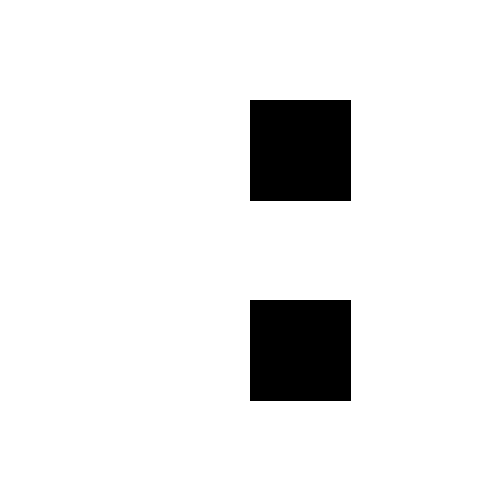
Frame 1 (no input)
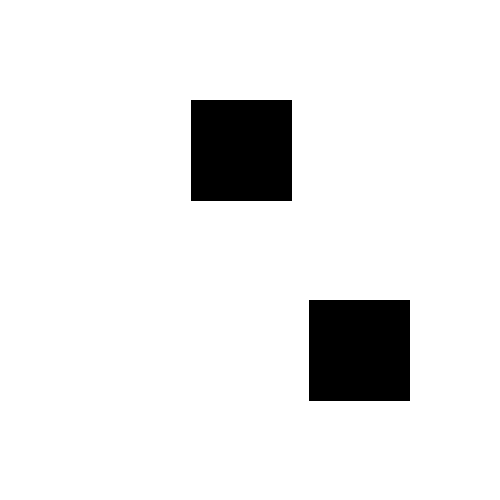
Frame 60 (the mouse pressed at the canvas centre just before this capture)
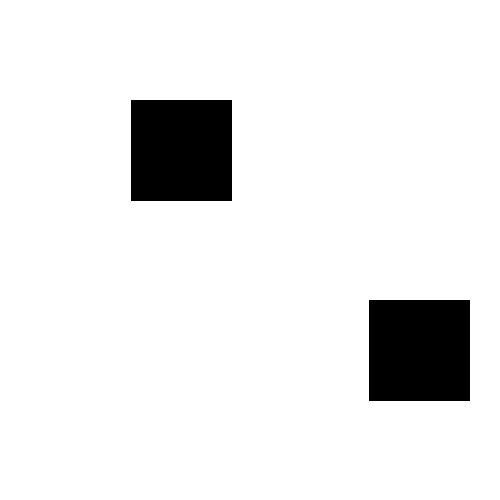
Frame 120 (the mouse held since frame 60 and released just before this capture)

The Processing sketch that drew these frames (run headless with seeded random() and noise(); from frame 60 on, the mouse is pressed at the canvas centre):

// Processing sketch: sketch_two_opposite_squares
// ── sketch_two_opposite_squares.pde
int squareWidth = 100;
int xLeftSquare = 250;
int yLeftSquare = 100;
int xRightSquare = 250;
int yRightSquare = 300;

void setup()
{
  size(500,500);
  fill(0);
}

void draw()
{
  background(255);
  if(xLeftSquare<0-squareWidth)
  {
    xLeftSquare = 500 - squareWidth;
  }
  
  if(xLeftSquare<0)
  {
    rect(0,yLeftSquare,squareWidth+xLeftSquare,squareWidth);
    rect(500+xLeftSquare,yLeftSquare,-xLeftSquare,squareWidth);
  }
  else
  {
    rect(xLeftSquare,yLeftSquare,squareWidth,squareWidth);
  }
  xLeftSquare--;
  
  if(xRightSquare>500)
  {
    xRightSquare = 0;
  }
  
  if(xRightSquare + squareWidth>500)
  {
    rect(xRightSquare,yRightSquare,500-xRightSquare,squareWidth);
    rect(0,yRightSquare,squareWidth-(500-xRightSquare),squareWidth);  
  }
  else
  {
    rect(xRightSquare,yRightSquare,squareWidth,squareWidth);
  }
  xRightSquare++;
}
